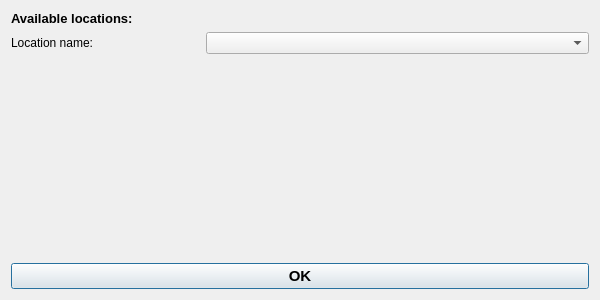
<?xml version="1.0" encoding="UTF-8"?>
<ui version="4.0">
 <class>Dialog</class>
 <widget class="QDialog" name="Dialog">
  <property name="windowModality">
   <enum>Qt::WindowModality::ApplicationModal</enum>
  </property>
  <property name="geometry">
   <rect>
    <x>0</x>
    <y>0</y>
    <width>600</width>
    <height>300</height>
   </rect>
  </property>
  <property name="windowTitle">
   <string>Location query</string>
  </property>
  <layout class="QGridLayout" name="gridLayout">
   <item row="0" column="0" colspan="3">
    <widget class="QLabel" name="label">
     <property name="font">
      <font>
       <pointsize>10</pointsize>
       <bold>true</bold>
      </font>
     </property>
     <property name="text">
      <string>Available locations:</string>
     </property>
    </widget>
   </item>
   <item row="1" column="1" colspan="2">
    <widget class="QComboBox" name="locations_cbo"/>
   </item>
   <item row="2" column="1">
    <spacer name="verticalSpacer">
     <property name="orientation">
      <enum>Qt::Orientation::Vertical</enum>
     </property>
     <property name="sizeHint" stdset="0">
      <size>
       <width>20</width>
       <height>40</height>
      </size>
     </property>
    </spacer>
   </item>
   <item row="4" column="0" colspan="3">
    <widget class="QPushButton" name="ok_pb">
     <property name="font">
      <font>
       <pointsize>11</pointsize>
       <bold>true</bold>
      </font>
     </property>
     <property name="text">
      <string>OK</string>
     </property>
    </widget>
   </item>
   <item row="1" column="0">
    <widget class="QLabel" name="label_3">
     <property name="text">
      <string>Location name:</string>
     </property>
    </widget>
   </item>
  </layout>
 </widget>
 <tabstops>
  <tabstop>ok_pb</tabstop>
 </tabstops>
 <resources/>
 <connections/>
</ui>
